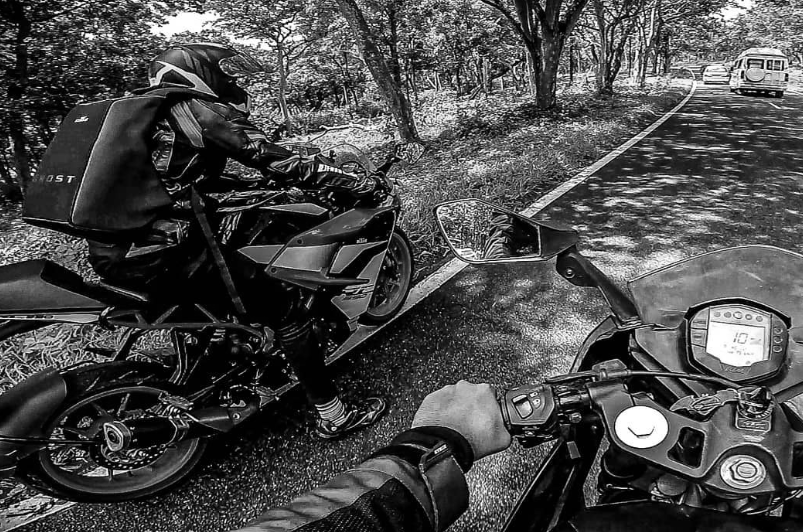
#> input picture Assignment 2/image_grayscale.png, 803 x 532 px
$ python 'python assignment2_e.py'
#> lines starting #> are read from the running program, lines starting #| are printed output that depends on the picture
import numpy as np
import cv2
import matplotlib.pyplot as plt

# Load the image
gray_image = cv2.imread('image_grayscale.png',cv2.IMREAD_GRAYSCALE)
#> gray_image is the input picture: shape (532, 803); min 0, max 255, mean 74.1

# Define Gaussian kernels
#reference https://www.geeksforgeeks.org/how-to-generate-2-d-gaussian-array-using-numpy/
def gaussian_kernel(size, sigma):
    guassian_filter = np.fromfunction(lambda x, y:
                             (1/(2*np.pi*sigma**2)) * np.exp(-((x-size//2)**2 +
                                                               (y-size//2)**2)
                                                               / (2*sigma**2)),
                                                               (size, size))
    return (guassian_filter / np.sum(guassian_filter))


# Convolve the image
def convolve(image, kernel):
    return cv2.filter2D(image, -1, kernel)

# Define our kernel sizes
kernel_sizes = [3, 5, 7, 9]

# Plot the original image
plt.figure(figsize=(12,8))
plt.subplot(1, len(kernel_sizes) + 1, 1)
plt.imshow(gray_image, cmap='gray')
plt.title('Original Image')
plt.axis('off')

# Apply convolution with different kernel sizes
for i, size in enumerate(kernel_sizes):
    kernel = gaussian_kernel(size, sigma=2) # the strength of the guassian can be altered based on changing the sigma values
    convolved_image = convolve(gray_image, kernel)
    # Plot the kernel and convolved image
    plt.subplot(1, len(kernel_sizes) + 1, i + 2)
    plt.imshow(convolved_image, cmap='gray')
    plt.title(f'Convolved (size={size})')
    plt.axis('off')
#> this loop made 4 passes
#> pass 1, `convolved_image = convolve(gray_image, kernel)`:
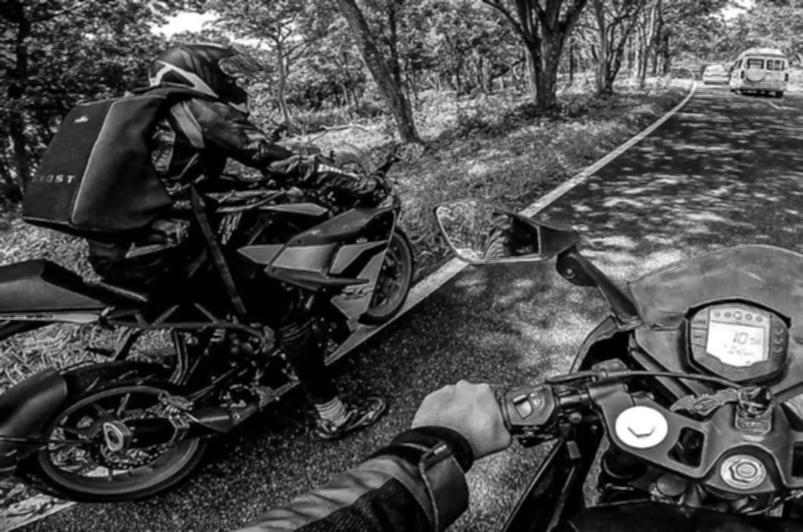
#> convolved_image: shape (532, 803); min 0, max 255, mean 74.1
#> pass 3, `convolved_image = convolve(gray_image, kernel)`:
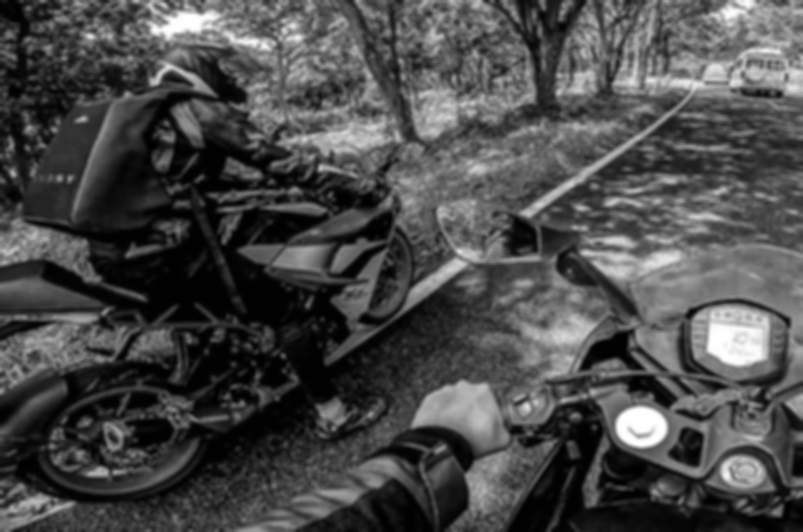
#> convolved_image: shape (532, 803); min 0, max 255, mean 74.1
plt.tight_layout()
plt.show()
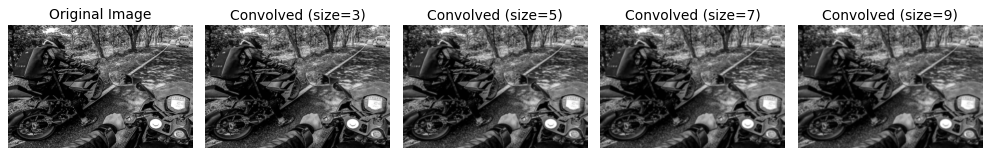
#> figure drawn by matplotlib, 5 panels
#the images will look very similar, please zoom in to visualize the difference
